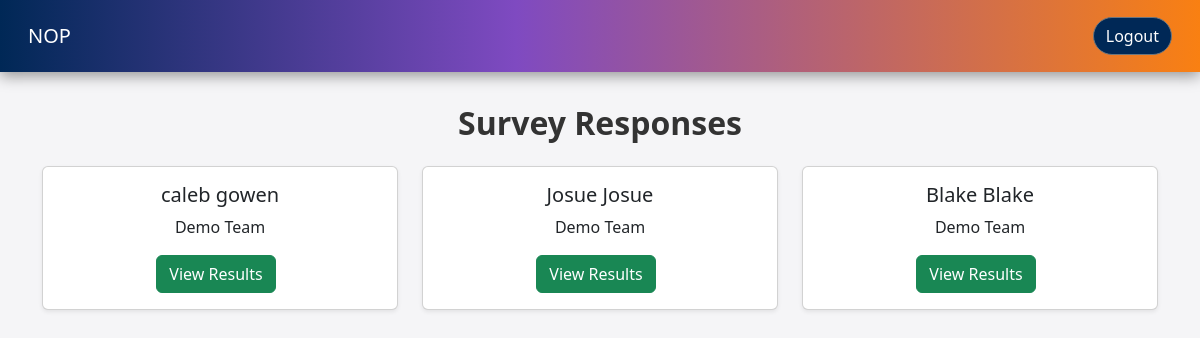
The page /src/web/managers/managerSurveyResponses.php?surveyID=2 (signed in) on the database its author committed.
### tables this page shows
CREATE TABLE IF NOT EXISTS ACCOUNT(
    ACCOUNTID INT AUTO_INCREMENT PRIMARY KEY,
    EMAIL VARCHAR(20) NOT NULL UNIQUE,
    PASSWORD VARCHAR(128) NOT NULL,
    USERFNAME VARCHAR(50),
    USERLNAME VARCHAR(50),
    USERTYPE ENUM('STUDENT','ADMIN','COURSEMANAGER') NOT NULL
);

CREATE TABLE IF NOT EXISTS TEAM(
    TEAMID INT AUTO_INCREMENT PRIMARY KEY,
    COURSEID INT NOT NULL,
    TEAMNAME VARCHAR(50),
    FOREIGN KEY (COURSEID) REFERENCES COURSE(COURSEID) ON DELETE CASCADE
);

### src/dao/AbstractDAO.php (called while the page is built, shortened)
<?php
require_once 'DatabaseConnection.php';
abstract class AbstractDAO {
    public function __construct()
    {
        $dbc = new DatabaseConnection();
        $mdb = $dbc->getConnection();
        $this->connection = $mdb->connect();
    }
}
?>

### src/dao/DatabaseConnection.php (called while the page is built, shortened)
<?php
class MariaDBConnection extends AbstractDatabaseConnection {
    private static $connection;
    public function connect() {
        if (!self::$connection) {
            self::$connection = new mysqli($this->host, $this->username, $this->password, $this->database);
        }
        return self::$connection;
    }
}
class DatabaseConnection {
    private static $connection;
    public static function getConnection() {
        if (!self::$connection) {
            self::$connection = new MariaDBConnection();
        }
        return self::$connection;
    }
}
?>

### src/dao/SurveyDAO.php (called while the page is built, shortened)
<?php
require_once "AbstractDAO.php";
class SurveyDAO extends AbstractDAO
{
    public function getPotentialUsers($id){
        $stmt = $this->connection->prepare("SELECT A.ACCOUNTID, A.USERFNAME, A.USERLNAME, T.TEAMID, T.TEAMNAME FROM SURVEY S JOIN TEAMMEMBERSHIP TM ON S.SURVEYID = TM.SURVEYID
        JOIN TEAM T ON TM.TEAMID = T.TEAMID JOIN ACCOUNT A ON TM.ACCOUNTID = A.ACCOUNTID WHERE S.SURVEYID = ?;");
        $stmt->bind_param("i", $id);
        $stmt->execute();
        $result = $stmt->get_result();
        return $result;
    }
}
?>

### src/web/managers/managerSurveyResponses.php (the view, shortened to what this page needs)
<?php
include_once "../../dao/SurveyDAO.php";
$surveyDAO = new SurveyDAO();
$surveyID = $_GET['surveyID'];
$users = $surveyDAO->getPotentialUsers($surveyID);
?>
<!DOCTYPE html>
<html>
<head>
    <link href="https://cdn.jsdelivr.net/npm/bootstrap@5.3.3/dist/css/bootstrap.min.css" rel="stylesheet">
    <link rel="stylesheet" href="../style/style.css">
</head>
<body>
    <?php include_once "managerNavbar.php"; ?>
    <div class="container text-center">
        <h1>Survey Responses</h1>
        <div class="row mt-4">
            <?php
            foreach ($users as $user) :
            ?>
                <div class="col-md-4">
                    <div class="card mb-4 shadow-sm">
                        <div class="card-body ">
                            <h5 class="card-title"><?php echo $user["USERFNAME"] . " " . $user["USERLNAME"]; ?></h5>
                            <p class="card-text"><?php echo $user["TEAMNAME"]; ?></p>
                            <div class="d-flex justify-content-center">
                                <form action="managerViewStudentResponse.php" method="GET" class="me-2">
                                    <button type="submit" class="btn btn-success">View Results</button>
                                </form>
                            </div>
                        </div>
                    </div>
                </div>
            <?php
            endforeach; ?>
        </div>
    </div>
</body>
</html>

### src/web/style/style.css (style rules this page uses)
:root { --page-background: #f5f5f7; --branding-grad: linear-gradient(90deg, #002856 0%, rgba(127, 74, 193, 1) 43%, #f98012 100%); --branding-grad-reverse: linear-gradient(90deg, #f98012 0%, rgba(127, 74, 193, 1) 43%, #002856 100%); }
body { background-color: var(--page-background); font-family: system-ui, -apple-system, BlinkMacSystemFont, 'Segoe UI', Roboto, Oxygen, Ubuntu, Cantarell, 'Open Sans', 'Helvetica Neue', sans-serif; }
h1 { text-align: center; font-size: 2rem; font-weight: bold; color: #333; margin-top: 2rem; }

### rows shown on the page
account: USERFNAME "caleb", USERLNAME "gowen", team.TEAMNAME "Demo Team"
account: USERFNAME "Josue", USERLNAME "Josue", team.TEAMNAME "Demo Team"
account: USERFNAME "Blake", USERLNAME "Blake", team.TEAMNAME "Demo Team"
